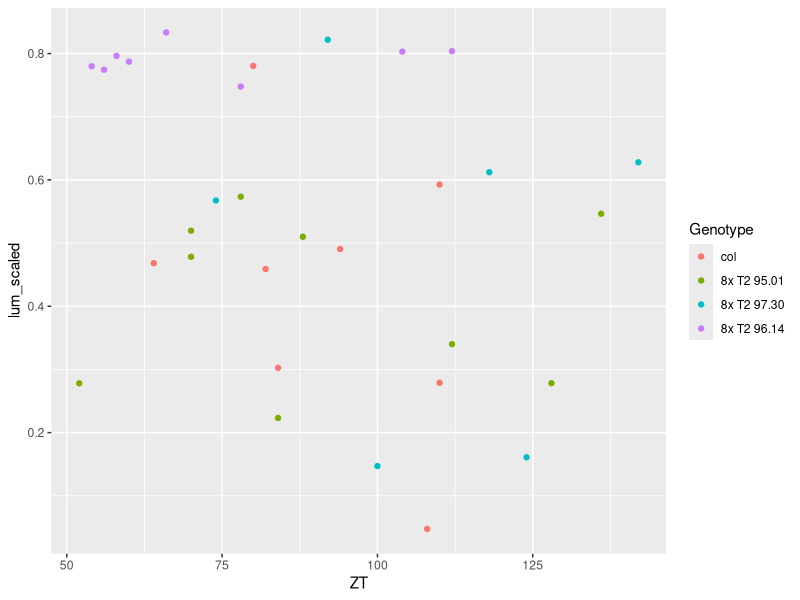
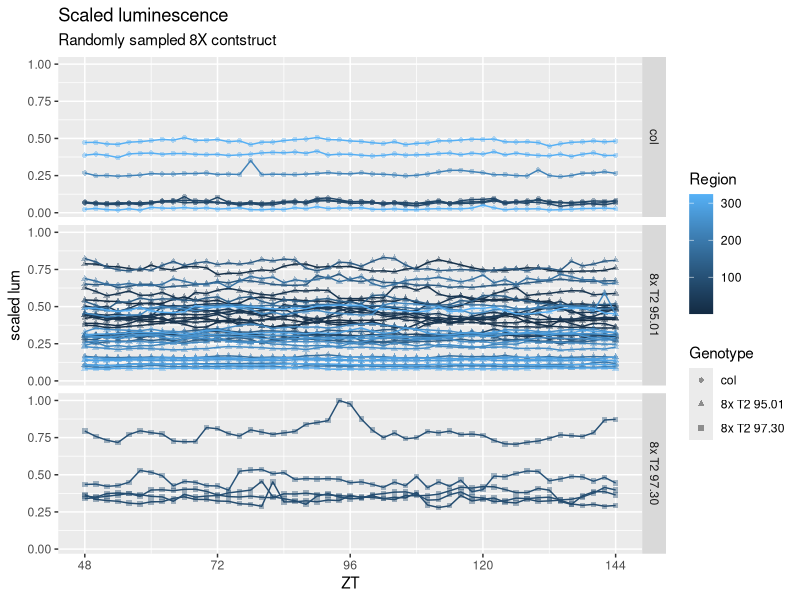
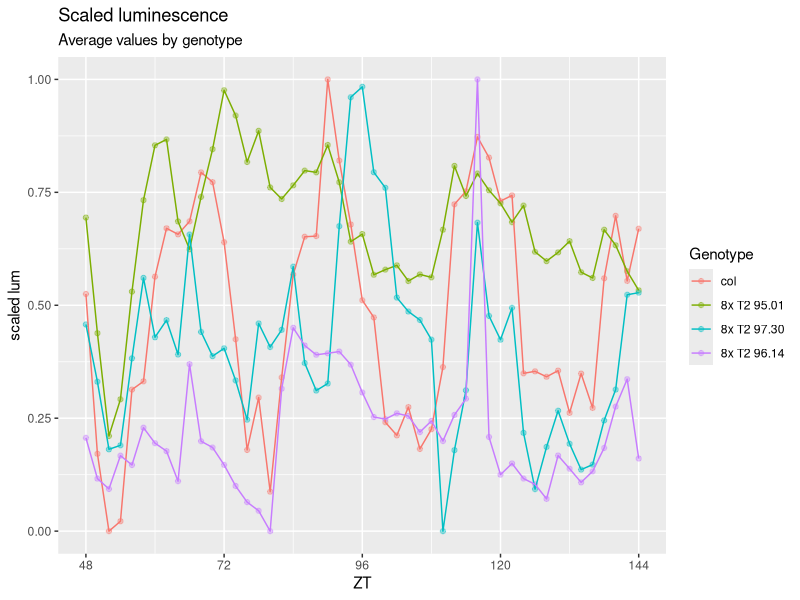

Source code (R) for these figures, in order:
## ---- chunk 1
library(tidyverse)
## ---- chunk 2
clock_data <- read_csv("Dull 560_All_Results.csv",
                     col_types = cols(
                       Genotype = col_factor()))

clock_data <- select(clock_data, 1:6, 19:89)

head(clock_data)
summary(clock_data$Genotype)
## ---- chunk 3
clock_long <- clock_data %>%
  pivot_longer(cols = 7:77, names_to = "ZT", values_to = "lum")


clock_long$ZT <- sapply(clock_long$ZT, as.integer)

clock_ave_lum <- clock_long %>%
  group_by(Genotype, ZT) %>%
  summarise(average_lum = mean(lum, na.rm = T))

head(clock_ave_lum)
## ---- chunk 4
min(clock_long$lum)
## ---- chunk 5
clock_scaled <- clock_long %>%
  mutate(lum_background = lum - min(clock_long$lum))

summary(clock_scaled$lum_background)
## ---- chunk 6
clock_scaled_geno <- clock_scaled %>%
  group_by(Genotype) %>%
  summarise(scaled_min = min(lum_background),
            scaled_max = max(lum_background))

clock_scaled_geno
## ---- chunk 7
clock_scaled_final <- clock_scaled %>% 
  group_by(Genotype) %>%
  mutate(lum_scaled = lum_background / max(lum_background)) #this can't be right...

summary(clock_scaled_final$lum_scaled) 

## ---- chunk 8
clock_scaled_final %>%
  sample_n(10) %>%
  filter(ZT > 48 & ZT <144) %>%
  ggplot(aes(ZT, lum_scaled, color = Genotype)) +
  geom_point(a=.2)
## ---- chunk 9
clock_samples <- clock_data %>% 
  sample_n(50)

clock_scaled_final %>%
  filter(ZT >= 48 & ZT <= 144) %>%
  filter(Region %in% clock_samples$Region) %>%
  ggplot(aes(ZT, lum_scaled, color = Region, shape = Genotype)) +
  geom_point(alpha =.4) +
  geom_line(aes(group  = Region)) +
  facet_grid(Genotype ~.) +
  labs(title = "Scaled luminescence",
       subtitle = "Randomly sampled 8X contstruct",
       x = "ZT",
       y = "scaled lum",
       shape = "Genotype") + 
  scale_fill_manual() + 
  scale_x_continuous(breaks = c(48, 72, 96, 120, 144))
## ---- chunk 10
clock_scaled_ave <- clock_ave_lum %>%
  mutate(ave_background = average_lum - min(average_lum)) %>%
  group_by(Genotype) %>%
  mutate(ave_scaled = ave_background / max(ave_background))

clock_scaled_ave %>%
  filter(ZT >= 48 & ZT <= 144) %>%
  ggplot(aes(ZT, ave_scaled, color = Genotype)) +
  geom_point(alpha =.4) +
  geom_line() +
  labs(title = "Scaled luminescence",
       subtitle = "Average values by genotype",
       x = "ZT",
       y = "scaled lum", 
       color = "Genotype") + 
  scale_fill_manual() + 
  scale_x_continuous(breaks = c(48, 72, 96, 120, 144))
